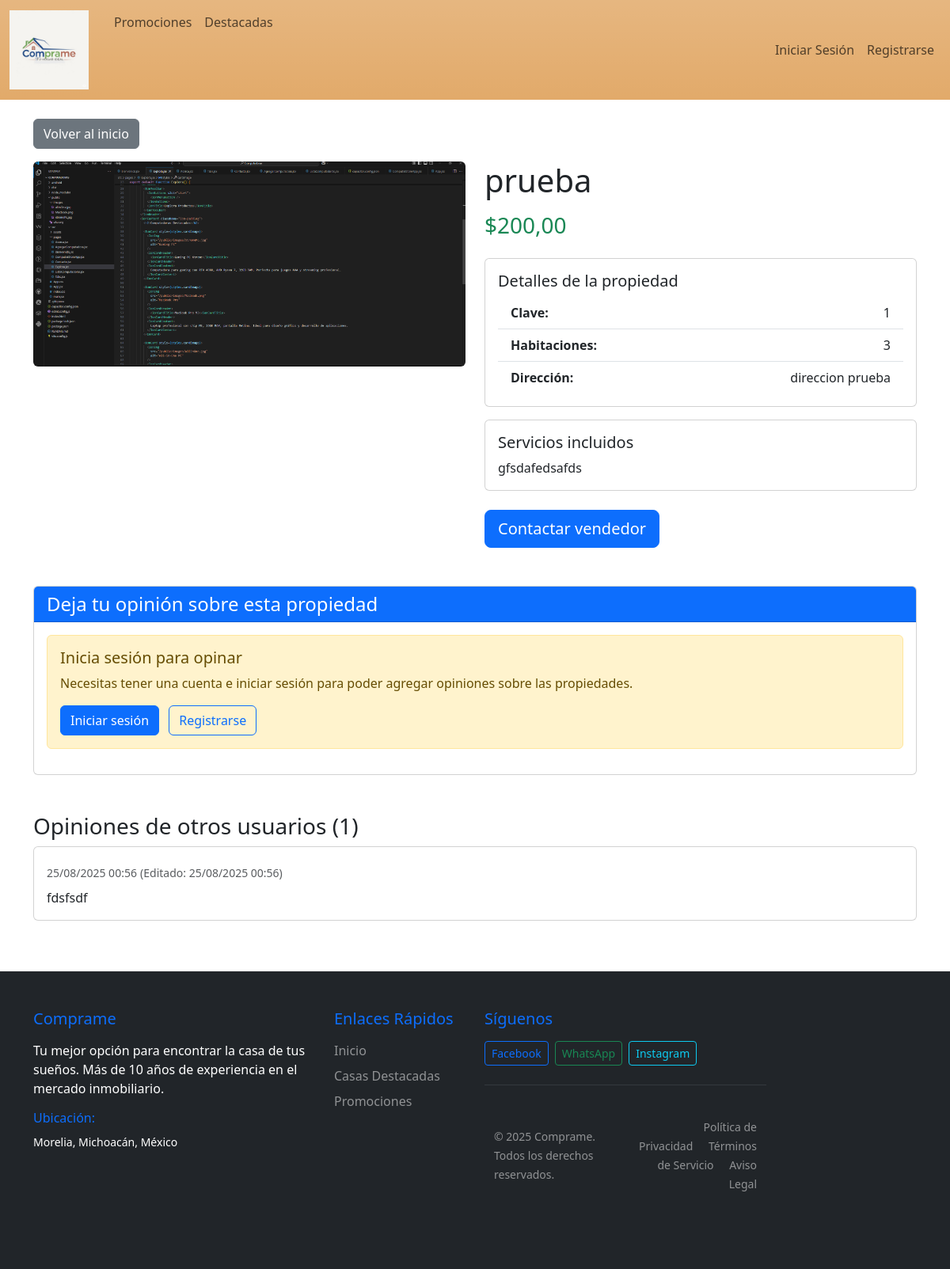
The app's page /Ver_casa/2/, older data.
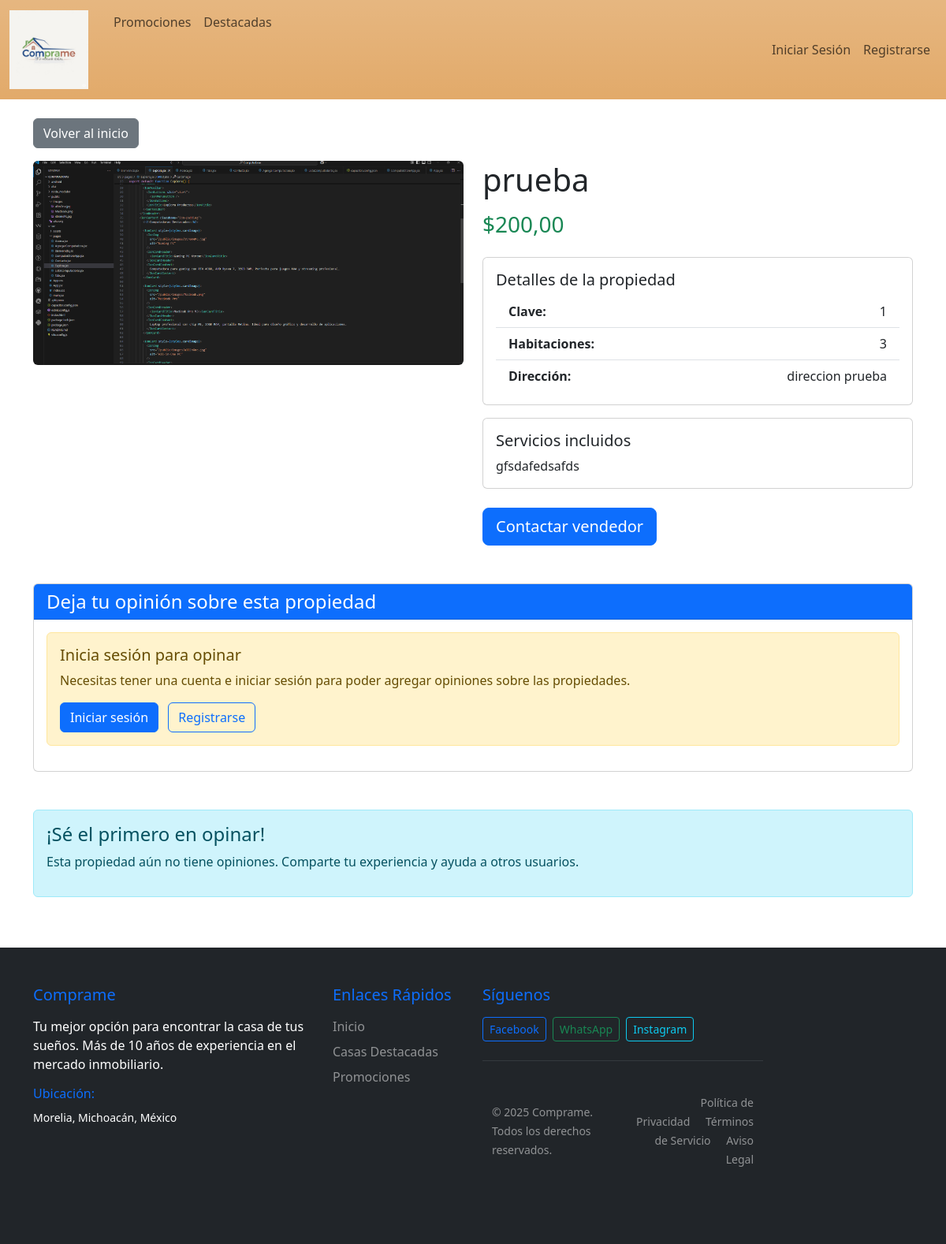
The same page, newer data.
### inicio/models.py (models this page shows, shortened)
class Opiniones(models.Model):
    casa = models.ForeignKey(Casas, on_delete=models.CASCADE)
    usuario = models.ForeignKey(User, on_delete=models.CASCADE, verbose_name="Usuario", blank=True, null=True)
    comentario = models.TextField(verbose_name="Comentario")
    imagen = models.ImageField(upload_to='opiniones/', blank=True, null=True, verbose_name="Imagen")
    fecha_creacion = models.DateTimeField(auto_now_add=True, verbose_name="Fecha de creación")
    fecha_modificacion = models.DateTimeField(auto_now=True, verbose_name="Fecha de modificación")
    class Meta:
        verbose_name = "Opinión"
        verbose_name_plural = "Opiniones"
        ordering = ['-fecha_creacion']

### inicio/views.py (the view, shortened to what this page needs)
# urls.py: path('Ver_casa/<int:casa_id>/', views.vercasa, name='vercasa'),
def vercasa(request, casa_id):
    casa = get_object_or_404(Casas, id=casa_id)
    opiniones = Opiniones.objects.filter(casa=casa).order_by('-fecha_creacion')
    opinion_form = OpinionesForm()
    contacto_form = ContactoForm()
    context = {
        'casa': casa,
        'opiniones': opiniones,
        'opinion_form': opinion_form,
        'contacto_form': contacto_form
    }
    return render(request, 'inicio/VistaCasa.html', context)

### inicio/templates/inicio/VistaCasa.html (shortened to what the changed rows need)
{% extends 'inicio/encabezado.html' %}
{% block contenido %}
<div class="container mt-4">
    <div class="row">
        <div class="col-md-6">
            <h1 class="mb-3">{{casa.nombre}}</h1>
        </div>
    </div>
    {% if opiniones %}
    <div class="row mt-5">
        <div class="col-12">
            <h3>
                Opiniones de otros usuarios ({{ opiniones|length }})
            </h3>
            {% for opinion in opiniones %}
            <div class="card mb-3">
                <div class="card-body">
                    <div class="d-flex justify-content-between align-items-start">
                        <div class="flex-grow-1">
                            <small class="text-muted">{{opinion.fecha_creacion|date:"d/m/Y H:i"}}</small>
                            {% if opinion.fecha_modificacion != opinion.fecha_creacion %}
                                <small class="text-muted">(Editado: {{opinion.fecha_modificacion|date:"d/m/Y H:i"}})</small>
                            {% endif %}
                        </div>
                    </div>
                    <p class="card-text mt-2">{{opinion.comentario}}</p>
                </div>
            </div>
            {% endfor %}
        </div>
    </div>
    {% else %}
    <div class="row mt-5">
        <div class="col-12">
            <div class="alert alert-info">
                <h4> ¡Sé el primero en opinar!</h4>
                <p>Esta propiedad aún no tiene opiniones. Comparte tu experiencia y ayuda a otros usuarios.</p>
            </div>
        </div>
    </div>
    {% endif %}
</div>
{% endblock %}

Row changes from the older to the newer data that the page shows:
removed Opiniones: fecha_creacion "25/08/2025 00:56", fecha_modificacion "25/08/2025 00:56", comentario "fdsfsdf"
Text that changed along with them:
{{ opiniones|length }}: "1" → (not shown)
text no longer shown: "Opiniones de otros usuarios ( )"
text now shown: "¡Sé el primero en opinar! Esta propiedad aún no tiene opiniones. Comparte tu experiencia y ayuda a otros usuarios."
